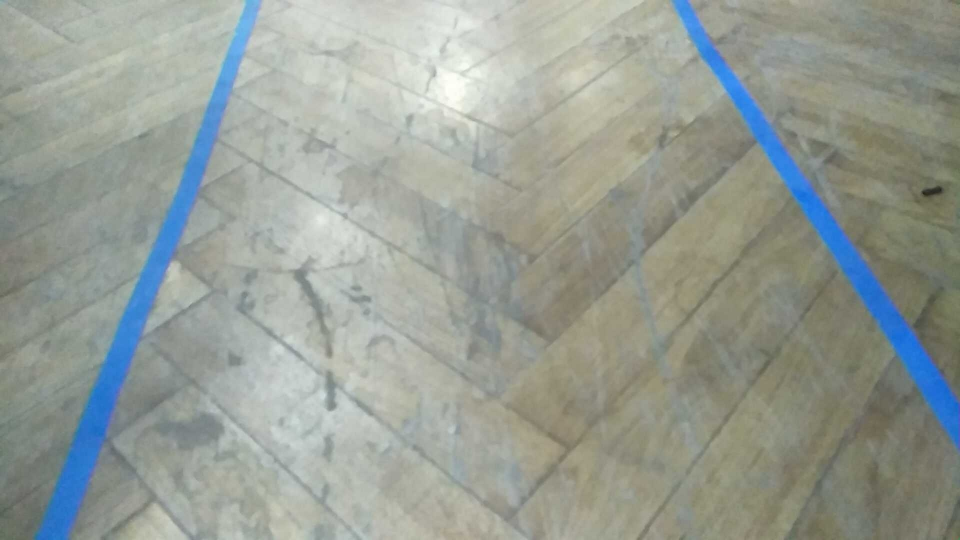
#> input picture image.jpg, 1920 x 1080 px (shown at 1/2 size)
$ python lane.py
#> lines starting #> are read from the running program, lines starting #| are printed output that depends on the picture; after the words box and inside, x2 and y2 are one past the last pixel; in counts of white or black regions, pixels touching at a corner belong together
### line_detection/lib/utils.py
import cv2
import numpy as np
import math

## Lane detection
def detect_edges(frame):
    # filter for blue lane lines
    hsv = cv2.cvtColor(frame, cv2.COLOR_BGR2HSV)
    # show_image("hsv", hsv)
    lower_blue = np.array([60, 20, 20])
    upper_blue = np.array([150, 255, 255])
    mask = cv2.inRange(hsv, lower_blue, upper_blue)
    # show_image("blue mask", mask)

    # detect edges
    edges = cv2.Canny(mask, 200, 400)
    return edges


# Isolate Region of Interest
def region_of_interest(edges):
    height, width = edges.shape
    mask = np.zeros_like(edges)
    half_height = int(1/2 * height) # only focus bottom half of the screen
    mask[half_height: height] = np.ones(width)
    roi = np.multiply(edges, mask)
    return roi
    # show_image("cropped_region_of_interest", roi)


# these values works with a 320x240 resolution camera running between solid blue lane lines. Of course, they need to be re-tuned for a life-sized car with a high-resolution camera running on a real road with white/yellow dashed lane lines.
def detect_line_segments(cropped_edges):
    # tuning min_threshold, minLineLength, maxLineGap is a trial and error process by hand
    rho = 1  # distance precision in pixel, i.e. 1 pixel
    angle = np.pi / 180  # angular precision in radian, i.e. 1 degree
    min_threshold = 10  # minimal of votes
    line_segments = cv2.HoughLinesP(cropped_edges, rho, angle, min_threshold,
                                    np.array([]), minLineLength=50, maxLineGap=8)
    return line_segments


def average_slope_intercept(frame, line_segments):
    """
    This function combines line segments into one or two lane lines
    If all line slopes are < 0: then we only have detected left lane
    If all line slopes are > 0: then we only have detected right lane
    """
    lane_lines = []
    if line_segments is None:
        print('No line_segment segments detected')
        return lane_lines

    height, width, _ = frame.shape
    left_fit = []
    right_fit = []
    boundary = 1/3
    left_region_boundary = width * (1 - boundary)  # left lane line segment should be on left 2/3 of the screen
    right_region_boundary = width * boundary # right lane line segment should be on left 2/3 of the screen

    for line_segment in line_segments:
        for x1, y1, x2, y2 in line_segment:
            if x1 == x2:
                # print('skipping vertical line segment (slope=inf): %s' % line_segment)
                continue
            fit = np.polyfit((x1, x2), (y1, y2), 1)
            slope = fit[0]
            intercept = fit[1]
            if slope < 0:
                if x1 < left_region_boundary and x2 < left_region_boundary:
                    left_fit.append((slope, intercept))
            else:
                if x1 > right_region_boundary and x2 > right_region_boundary:
                    right_fit.append((slope, intercept))

    left_fit_average = np.average(left_fit, axis=0)
    if len(left_fit) > 0:
        lane_lines.append(make_points(frame, left_fit_average))

    right_fit_average = np.average(right_fit, axis=0)
    if len(right_fit) > 0:
        lane_lines.append(make_points(frame, right_fit_average))

    # print('lane lines: %s' % lane_lines)  # [[[316, 720, 484, 432]], [[1009, 720, 718, 432]]]
    return lane_lines


def make_points(frame, line):
    height, width, _ = frame.shape
    slope, intercept = line
    y1 = height  # bottom of the frame
    y2 = int(y1 * 0.5)  # make points from middle of the frame down

    # bound the coordinates within the frame
    x1 = max(-width, min(2 * width, int((y1 - intercept) / slope)))
    x2 = max(-width, min(2 * width, int((y2 - intercept) / slope)))
    return [[x1, y1, x2, y2]]


def detect_lane(frame):
    edges = detect_edges(frame)
    cropped_edges = region_of_interest(edges)
    line_segments = detect_line_segments(cropped_edges)
    lane_lines = average_slope_intercept(frame, line_segments)
    return lane_lines


def display_lines(frame, lines, line_color=(0, 255, 0), line_width=5):
    line_image = np.zeros_like(frame)
    if lines is not None:
        for line in lines:
            for x1, y1, x2, y2 in line:
                cv2.line(line_image, (x1, y1), (x2, y2), line_color, line_width)
    line_image = cv2.addWeighted(frame, 0.8, line_image, 1, 1)
    # show_image("lane lines", line_image)
    return line_image


## Motion Planning: Steering
def compute_steering_angle(frame, lane_lines):
    """ Find the steering angle based on lane line coordinate
        We assume that camera is calibrated to point to dead center
    """
    if len(lane_lines) == 0:
        print('No lane lines detected, do nothing')
        #MAKE CAR STOP?
        return -90

    # Get middle line in case of detecting single lane
    height, width, _ = frame.shape
    if len(lane_lines) == 1:
        # print('Only detected one lane line, just follow it. ', lane_lines[0])
        x1, _, x2, _ = lane_lines[0][0]
        x_offset = x2 - x1
    else:   # get middle line in case of detecting two lanes
        _, _, left_x2, _ = lane_lines[0][0]
        _, _, right_x2, _ = lane_lines[1][0]
        cameraMidOffsetPercent = 0.00 # 0.0 means car pointing to center, -0.03: car is centered to left, +0.03 means car pointing to right
        mid = int(width / 2 * (1 + cameraMidOffsetPercent))
        x_offset = (left_x2 + right_x2) / 2 - mid

    # find the steering angle, which is angle between navigation direction to end of center line
    y_offset = int(height / 2)

    angle_to_mid_radian = math.atan(x_offset / y_offset)  # angle (in radian) to center vertical line
    angle_to_mid_deg = int(angle_to_mid_radian * 180.0 / math.pi)  # angle (in degrees) to center vertical line
    steeringAngle = angle_to_mid_deg + 90  # this is the steering angle needed by picar front wheel
    # print('new steering angle: ', steeringAngle)
    return steeringAngle


def display_heading_line(frame, steering_angle, line_color=(0, 0, 255), line_width=5):
    heading_image = np.zeros_like(frame)
    height, width, _ = frame.shape

    # figure out the heading line from steering angle
    # heading line (x1,y1) is always center bottom of the screen
    # (x2, y2) requires a bit of trigonometry

    # Note: the steering angle of:
    # 0-89 degree: turn left
    # 90 degree: going straight
    # 91-180 degree: turn right
    steering_angle_radian = steering_angle / 180.0 * math.pi
    x1 = int(width / 2)
    y1 = height
    x2 = int(x1 - height / 2 / math.tan(steering_angle_radian))
    y2 = int(height / 2)

    cv2.line(heading_image, (x1, y1), (x2, y2), line_color, line_width)
    heading_image = cv2.addWeighted(frame, 0.8, heading_image, 1, 1)

    return heading_image


def show_heading_line(frame):
    lane_lines = detect_lane(frame)
    lane_lines_image = display_lines(frame, lane_lines)
    steeringAngle = compute_steering_angle(frame, lane_lines)
    finalImage = display_heading_line(lane_lines_image, steeringAngle)
    return finalImage


def compute_angle(frame):
    lanes = detect_lane(frame)
    angle = compute_steering_angle(frame, lanes)
    return angle

def detect_direction(frame):
    angle = compute_angle(frame)
    direction = "F"
    if angle < 80 & angle > 100:
        direction = "F"
    elif angle < 80:
        direction = "L"
    elif angle > 100:
        direction = "R"
    return direction


def show_image(window_name:str, image):
    cv2.namedWindow(window_name, cv2.WINDOW_AUTOSIZE)
    image = cv2.resize(image, (960, 540))
    cv2.imshow(window_name, image)
    cv2.waitKey(0) # waits until a key is pressed
    cv2.destroyAllWindows()

### line_detection/lane.py
import cv2
from lib.utils import show_image, compute_angle, detect_direction, show_heading_line
import warnings
warnings.filterwarnings('ignore')

def detect():

    # frame = cv2.imread('../images/image5.jpg')
    frame = cv2.imread('../image.jpg')
#> frame is the input picture: shape (1080, 1920, 3); mean B, G, R 149.3, 157, 150.5
    show_image("Original image", frame)

    angle = compute_angle(frame)
#> in detect_edges, `mask = cv2.inRange(hsv, lower_blue, upper_blue)`:
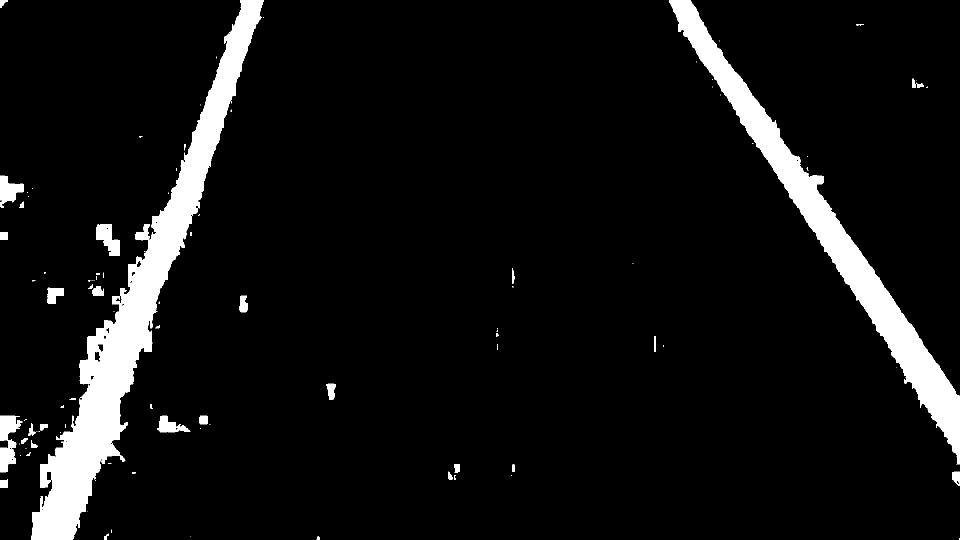
#> mask: shape (1080, 1920) (shown at 1/2 size); 7.3% white; 114 white regions (73 under 20 px), largest, box (x1, y1, x2, y2) and area: (63, 0, 527, 1080) 81502, (1338, 0, 1920, 929) 56221, (0, 831, 45, 945) 2887
#> in detect_edges, `edges = cv2.Canny(mask, 200, 400)`:
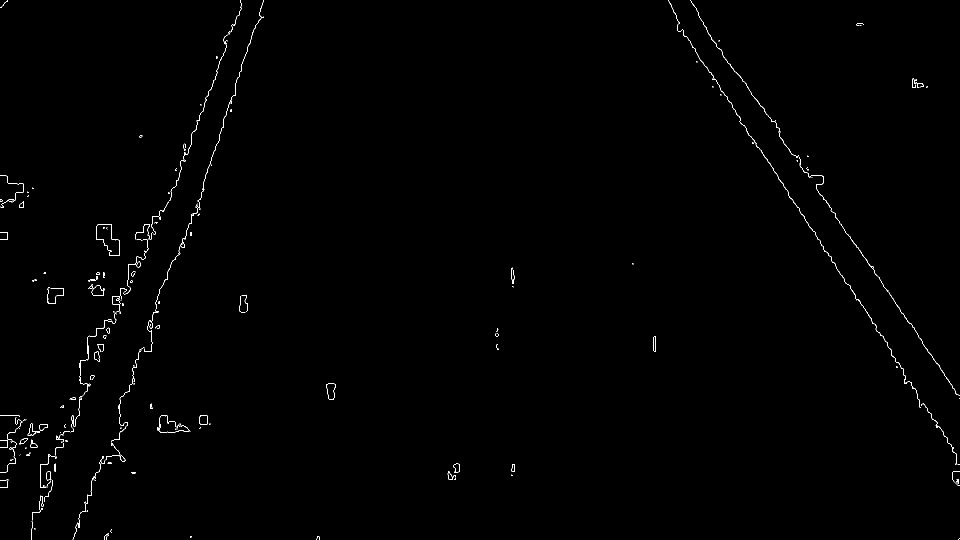
#> edges: shape (1080, 1920) (shown at 1/2 size); 0.45% white in thin lines or dots
#> in region_of_interest, `mask[half_height: height] = np.ones(width)`:
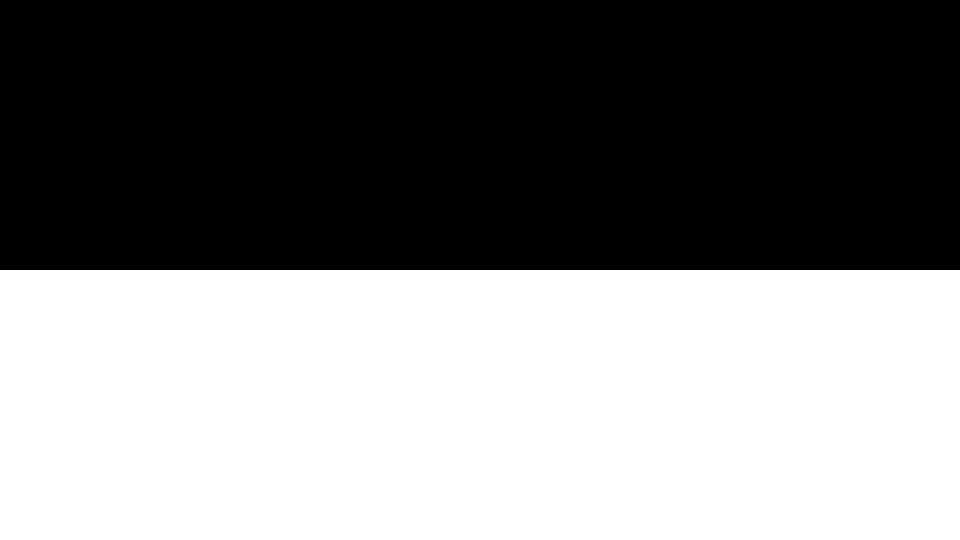
#> mask: shape (1080, 1920) (shown at 1/2 size); values 0 (black) and 1 (white), 50% white; 1 white region, box (x1, y1, x2, y2) and area: (0, 540, 1920, 1080) 1036800
#> in region_of_interest, `roi = np.multiply(edges, mask)`:
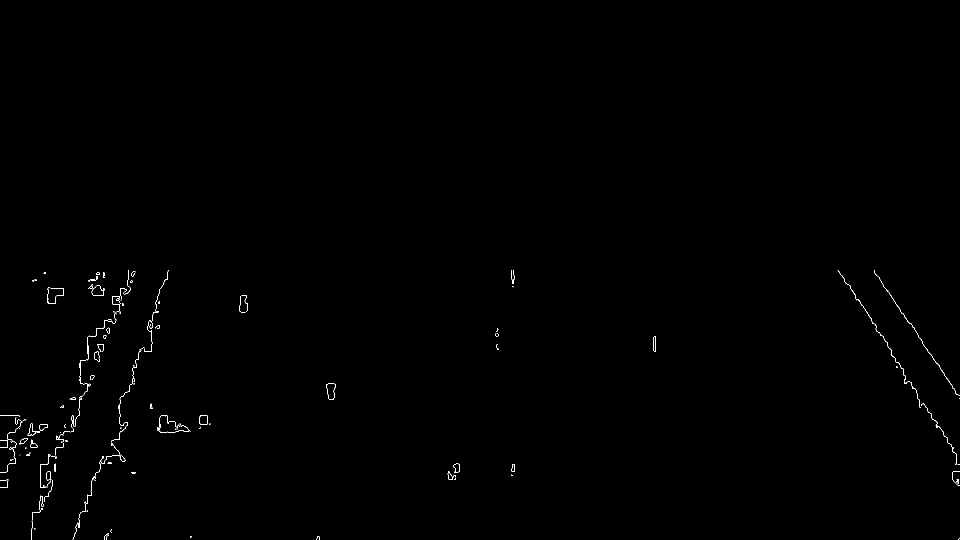
#> roi: shape (1080, 1920) (shown at 1/2 size); 0.26% white in thin lines or dots, all inside (x1, y1, x2, y2) = (0, 540, 1920, 1080)
#> in detect_line_segments, `line_segments = cv2.HoughLinesP(cropped_edges, rho, angle, min_thresho..`: line_segments = [[1836, 672, 1872, 726], [1855, 699, 1909, 779], [1764, 567, 1812, 636], [1871, 841, 1906, 896], [1718, 600, 1752, 655], [1748, 542, 1786, 597]]
#> the loop in average_slope_intercept, `for line_segment in line_segments:` made 6 passes
#> after the loop in average_slope_intercept, `for line_segment in line_segments:`: left_fit = []; right_fit = [(1.5, -2082), (1.48, -2049.1), (1.44, -1968.7), (1.57, -2099.1), (1.62, -2179.1), (1.45, -1988)]
#> in average_slope_intercept, `left_fit_average = np.average(left_fit, axis=0)`: left_fit_average = nan
#> in average_slope_intercept, `right_fit_average = np.average(right_fit, axis=0)`: right_fit_average = [1.51, -2061]
#> in make_points, `slope, intercept = line`: slope = 1.51; intercept = -2061
#> in make_points, `x1 = max(-width, min(2 * width, int((y1 - intercept) / slope)))`: x1 = 2081
#> in make_points, `x2 = max(-width, min(2 * width, int((y2 - intercept) / slope)))`: x2 = 1723
#> in detect_lane, `lane_lines = average_slope_intercept(frame, line_segments)`: lane_lines = [[[2081, 1080, 1723, 540]]]
#> in compute_steering_angle, `x1, _, x2, _ = lane_lines[0][0]`: x1 = 2081; x2 = 1723
#> in compute_steering_angle, `x_offset = x2 - x1`: x_offset = -358
#> in compute_steering_angle, `angle_to_mid_radian = math.atan(x_offset / y_offset)`: angle_to_mid_radian = -0.585
#> in compute_steering_angle, `angle_to_mid_deg = int(angle_to_mid_radian * 180.0 / math.pi)`: angle_to_mid_deg = -33
#> in compute_steering_angle, `steeringAngle = angle_to_mid_deg + 90`: steeringAngle = 57
#> angle = 57
    print('Steering angle: ', angle)
#| Steering angle:  57

    direction = detect_direction(frame)
#> the loop in average_slope_intercept (call 2), `for line_segment in line_segments:` made 6 passes
#> direction = 'L'
    print('direction: ', direction)
#| direction:  L

    finalImage = show_heading_line(frame)
#> in show_heading_line, `lane_lines = detect_lane(frame)`: lane_lines = [[[2081, 1080, 1723, 540]]]
#> the loop in display_lines, `for line in lines:` made 1 pass
#> in display_lines, `line_image = cv2.addWeighted(frame, 0.8, line_image, 1, 1)`:
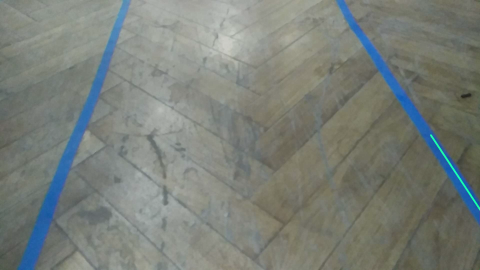
#> line_image: shape (1080, 1920, 3) (shown at 1/4 size); mean B, G, R 120.4, 126.8, 121.4
#> in show_heading_line, `steeringAngle = compute_steering_angle(frame, lane_lines)`: steeringAngle = 57
#> in display_heading_line, `steering_angle_radian = steering_angle / 180.0 * math.pi`: steering_angle_radian = 0.995
#> in display_heading_line, `x2 = int(x1 - height / 2 / math.tan(steering_angle_radian))`: x2 = 609
#> in display_heading_line, `heading_image = cv2.addWeighted(frame, 0.8, heading_image, 1, 1)`:
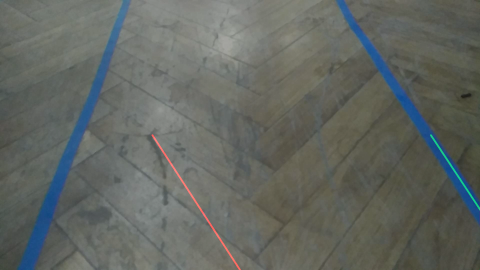
#> heading_image: shape (1080, 1920, 3) (shown at 1/4 size); mean B, G, R 97.3, 102.4, 98.4
    show_image("finalImage", finalImage)
#> call 2 of show_image, with window_name = 'finalImage'
#> in show_image (call 2), `image = cv2.resize(image, (960, 540))`:
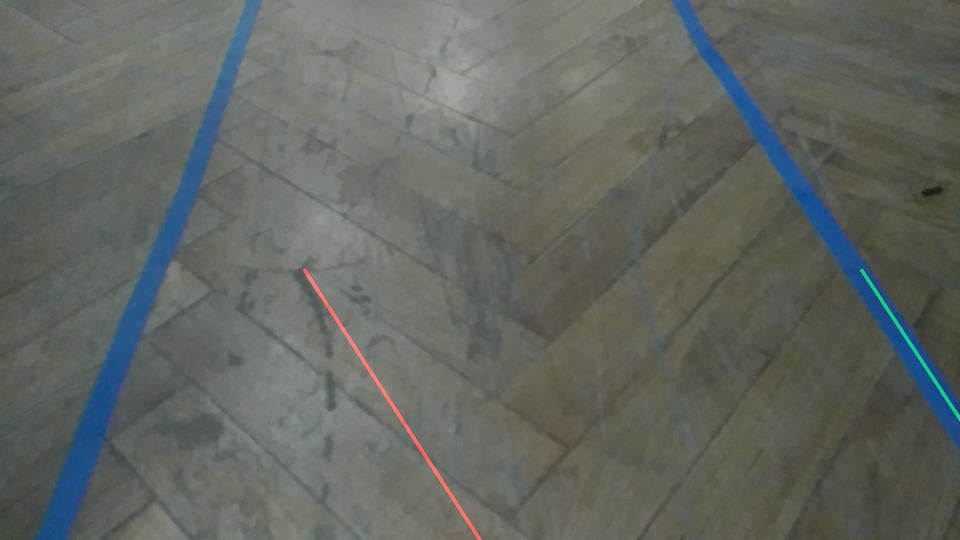
#> image: shape (540, 960, 3); mean of channels 0, 1, 2 97.5, 102.6, 98.6; drawn as B, G, R

    return angle, direction

detect()

$ run again, with images/image5.jpg copied over image.jpg
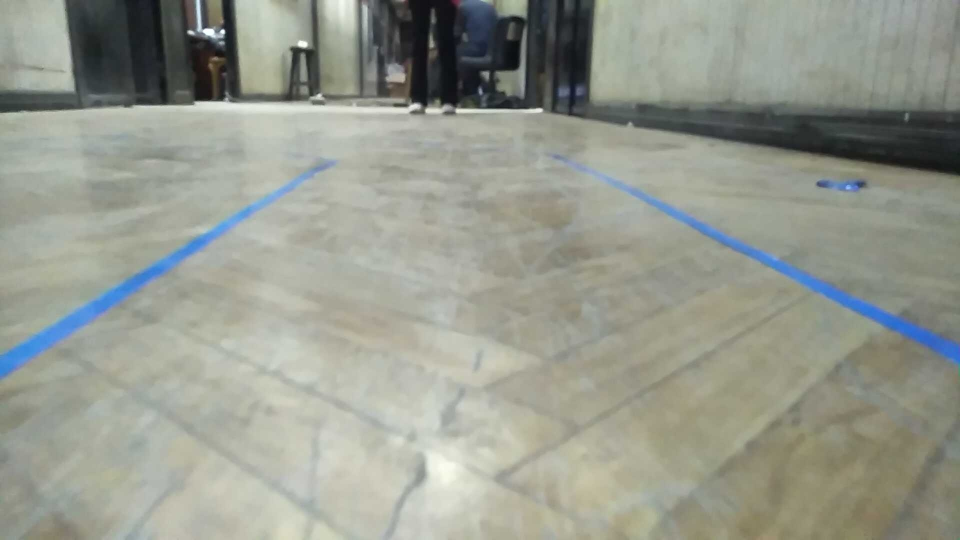
#> input picture images/image5.jpg, 1920 x 1080 px (shown at 1/2 size)
#> in detect, frame is the input picture: shape (1080, 1920, 3); mean B, G, R 142.7, 153.5, 149.9
#> hsv: shape (1080, 1920, 3); mean H, S, V 44.6, 27.4, 155.7
#> in detect_edges, `mask = cv2.inRange(hsv, lower_blue, upper_blue)`:
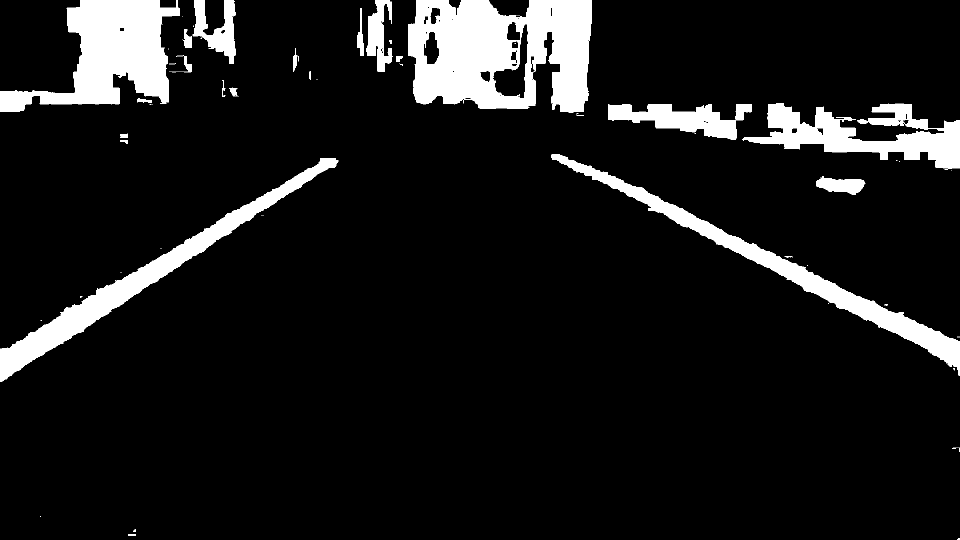
#> mask: shape (1080, 1920) (shown at 1/2 size); 9.9% white; 96 white regions (69 under 20 px), largest, box (x1, y1, x2, y2) and area: (816, 0, 1184, 225) 60131, (0, 0, 360, 224) 38820, (0, 316, 677, 764) 29046
#> edges: shape (1080, 1920); 0.66% white in thin lines or dots
#> roi: shape (1080, 1920); 0.09% white in thin lines or dots, all inside (x1, y1, x2, y2) = (0, 540, 1920, 1080)
#> in detect_line_segments, `line_segments = cv2.HoughLinesP(cropped_edges, rho, angle, min_thresho..`: line_segments = [[1807, 631, 1871, 661], [46, 733, 118, 688], [1553, 545, 1604, 573], [232, 615, 283, 581], [1773, 658, 1839, 690]]
#> the loop in average_slope_intercept, `for line_segment in line_segments:` made 5 passes
#> after the loop in average_slope_intercept, `for line_segment in line_segments:`: left_fit = [(-0.625, 761.7), (-0.667, 769.7)]; right_fit = [(0.469, -216), (0.549, -307.6), (0.485, -201.6)]
#> left_fit_average = [-0.646, 765.7]
#> slope = -0.646; intercept = 765.7
#> in make_points, `x1 = max(-width, min(2 * width, int((y1 - intercept) / slope)))`: x1 = -486
#> in make_points, `x2 = max(-width, min(2 * width, int((y2 - intercept) / slope)))`: x2 = 349
#> right_fit_average = [0.501, -241.8]
#> in detect_lane, `lane_lines = average_slope_intercept(frame, line_segments)`: lane_lines = [[[-486, 1080, 349, 540]], [[2638, 1080, 1560, 540]]]
#> lanes has the same summary as lane_lines in detect_lane
#> left_x2 = 349
#> right_x2 = 1560
#> x_offset = -5.5
#> angle_to_mid_radian = -0.0102
#> angle_to_mid_deg = 0
#> in compute_steering_angle, `steeringAngle = angle_to_mid_deg + 90`: steeringAngle = 90
#| Steering angle:  90
#> the loop in average_slope_intercept (call 2), `for line_segment in line_segments:` made 5 passes
#> direction = 'F'
#| direction:  F
#> the loop in display_lines, `for line in lines:` made 2 passes
#> in show_heading_line, `steeringAngle = compute_steering_angle(frame, lane_lines)`: steeringAngle = 90
#> steering_angle_radian = 1.57
#> in display_heading_line, `x2 = int(x1 - height / 2 / math.tan(steering_angle_radian))`: x2 = 960
#> in show_image (call 2), `image = cv2.resize(image, (960, 540))`:
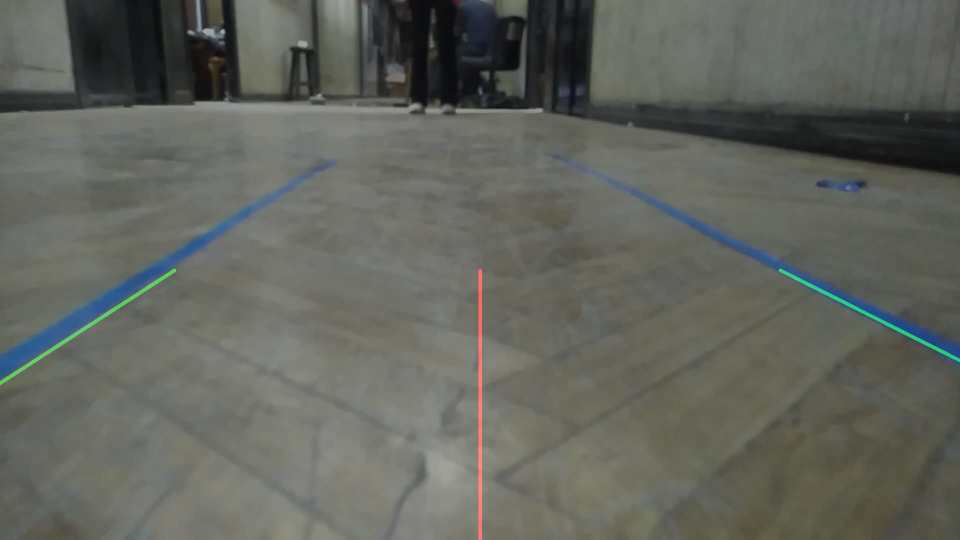
#> image: shape (540, 960, 3); mean of channels 0, 1, 2 93.2, 100.5, 98.1; drawn as B, G, R
